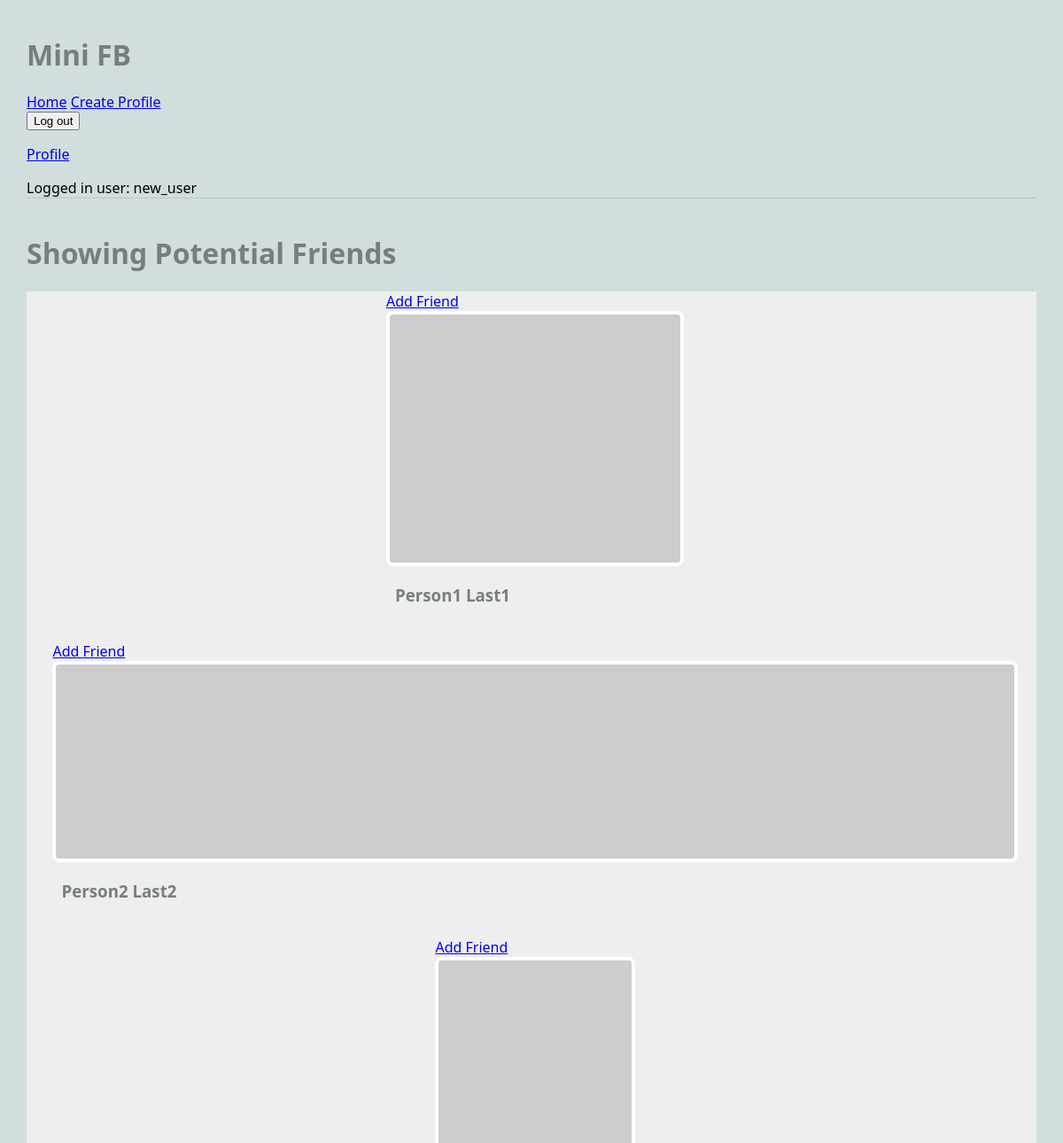
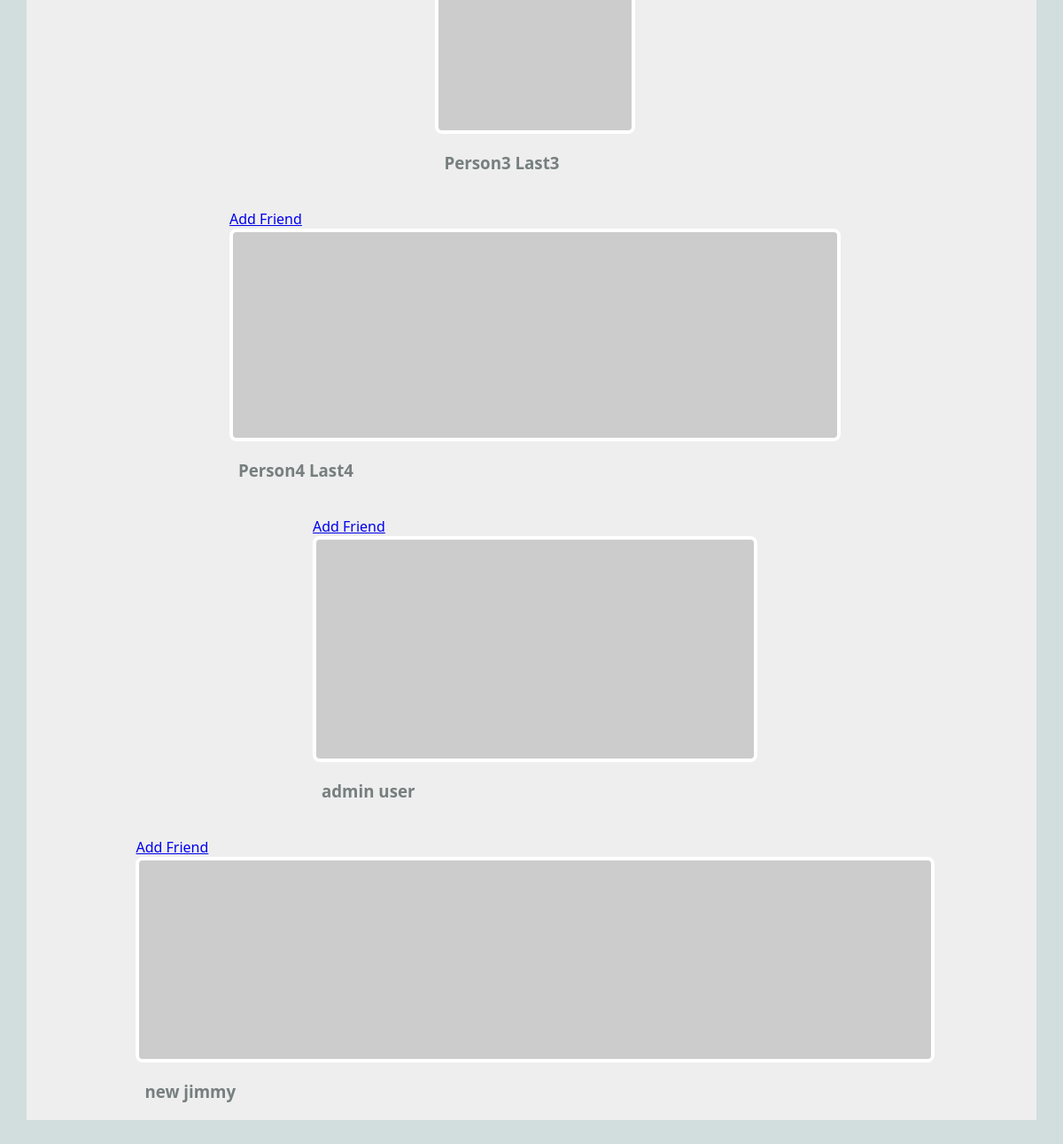
Screenshot of /mini_fb/profile/friend_suggestions (signed in) with the database file from the repository (2 pictures, top to bottom).
### mini_fb/models.py (models this page shows, shortened)
class Profile(models.Model):
    fname = models.TextField(blank=False)  # First name of the user
    lname = models.TextField(blank=False)  # Last name of the user
    city = models.TextField(blank=False)   # City where the user resides
    email = models.TextField(blank=False)  # Email address of the user
    profile_image_url = models.URLField(blank=True)  # Profile image URL (optional)
    user = models.ForeignKey(User, on_delete=models.CASCADE) # Link mini_fb Profile to django User
    def get_friend_suggestions(self):
        friends = Friend.objects.filter(models.Q(profile1=self) | models.Q(profile2=self))
        friend_profiles = [f.profile1 if f.profile2 == self else f.profile2 for f in friends]
        non_friends = Profile.objects.exclude(id=self.id).exclude(id__in=[profile.id for profile in friend_profiles])
        return non_friends

### mini_fb/views.py (the view)
# urls.py: path('profile/friend_suggestions', ShowFriendSuggestionsView.as_view(), name="show_friend_suggestions"),
class ShowFriendSuggestionsView(DetailView):
    model = Profile  # The Profile model we are working with
    template_name = 'mini_fb/friend_suggestions.html'  # Template for displaying friend suggestions
    context_object_name = 'profile'  # Name used to access the profile in the template file
    def get_object(self):
        return Profile.objects.get(user=self.request.user)

### mini_fb/templates/mini_fb/friend_suggestions.html
{% extends 'mini_fb/base.html' %} {% block content %}
<h1>Showing Potential Friends</h1>
<main class="grid-container">
  {% for p in profile.get_friend_suggestions %}
  <article>
    <a href="{% url 'add_friend' p.pk %}">Add Friend</a>
    {% if p.profile_image_url %}
    <a href="{% url 'show_profile' p.pk %}">
      <img src="{{p.profile_image_url}}" alt="{{p.profile_image_url}}" />
    </a>
    {% endif %}
    <h3>{{p.fname}} {{p.lname}}</h3>
  </article>
  {% endfor %}
</main>
{% endblock %}

### mini_fb/templates/mini_fb/base.html (shortened to what this page needs)
{% load static %}
<html>
  <head>
    <link rel="stylesheet" href="{% static 'mini_fb/css/styles.css' %}" />
  </head>
  <body>
    <header>
      <h1>Mini FB</h1>
      <nav>
        <ul>
          <li><a href="{% url 'show_all_profiles' %}">Home</a></li>
          <li><a href="{% url 'create_profile' %}">Create Profile</a></li>
          {% if request.user.is_authenticated %}
          <li>
            <form method="POST" action="{% url 'logout' %}">
              <input type="submit" value="Log out" />
            </form>
          </li>
          <li>
            <a href="{% url 'show_profile' request.user.profile_set.first.pk %}"
              >Profile</a
            >
          </li>
          {% else %}
          <li><a href="{% url 'login' %}">Login</a></li>
          {% endif %}
        </ul>
        {% if request.user.is_authenticated %} Logged in user: {{ request.user}}
        {% else %} Not logged in {% endif %}
      </nav>
    </header>
    {% block content %} {% endblock %}
  </body>
</html>

### static/mini_fb/css/styles.css (style rules this page uses)
body { margin: 30px; background: #d1dedd; font-family:'Segoe UI', Tahoma, Geneva, Verdana, sans-serif; }
ul, li { padding: 0px; list-style-type: none; }
h1, h2, h3 { color: #767f7e; }
header { max-width: 1200px; margin: 40px auto; border-bottom: 1px solid #bbc7c7; }
.grid-container { background: #eee; max-width: 1200px; display: flex; flex-direction: column; align-items: center; gap: 20px; margin: 20px auto; width: 100%; }
article img, article.featured img { width: 100%; border: 4px solid #fff; border-radius: 8px; }
article p, article h3 { margin: 20px 10px; }
nav li { display: inline; }

### rows the page displays
Profile: fname "Person1", lname "Last1"
Profile: fname "Person2", lname "Last2"
Profile: fname "Person3", lname "Last3"
Profile: fname "Person4", lname "Last4"
Profile: fname "admin", lname "user"
Profile: fname "new", lname "jimmy"

### other values shown
{{ request.user }} "new_user"
